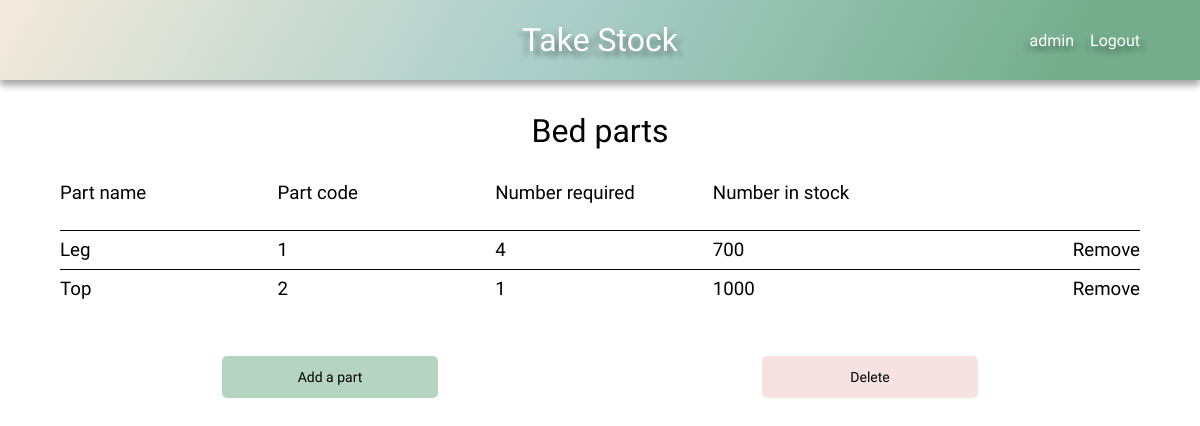
/product-detail/4 (signed in), run on the app's committed database.
### stock/models.py (models this page shows, shortened)
class Product(models.Model):
    name = models.CharField(max_length=100)
    stock_parts = models.ManyToManyField(Stock)
    company = models.ForeignKey(User, on_delete=models.CASCADE, default=1)
    def __str__(self):
        return f'{self.name}'

class Parts(models.Model):
    product_part_belongs_to = models.ForeignKey(
        Product, on_delete=models.CASCADE
        )
    item = models.ForeignKey(
        Stock,
        on_delete=models.CASCADE
        )
    number_required = models.IntegerField()
    company = models.ForeignKey(User, on_delete=models.CASCADE, default=1)

class Stock(models.Model):
    name = models.CharField(max_length=100)
    code = models.CharField(max_length=100)
    number_in_stock = models.IntegerField()
    company = models.ForeignKey(User, on_delete=models.CASCADE, default=1)

### stock/views.py (the view)
# urls.py: path('product-detail/<int:pk>', product_detail, name='product-detail'),
def product_detail(request, pk):
    default_user = request.user
    product_parts = Parts.objects.filter(
        company=default_user).filter(product_part_belongs_to=pk)
    product = Product.objects.filter(
        company=default_user).filter(id=pk).first()
    context = {
        'product_parts': product_parts,
        'product': product,
    }
    return render(request, 'product_detail.html', context)

### stock/context_processors.py (called while the page is built)
def base(request):
    default_user = request.user
    return ({
        'default_user': default_user
        })

### stock/templates/product_detail.html
{% extends 'base.html' %}
{% load static %}
{% block head %}
    <link rel="stylesheet" href="{% static 'css/grid.css' %}">
{% endblock %}
{% block content %}
    <h1 class="center">{{ product }} parts</h1>
    {% if not product_parts %}
        <h2 class="center">This product has no parts!</h2>
    {% else %}
        <div class="grid">
            <div class="grid-headings grid-5">
                <h3>Part name</h3>
                <h3>Part code</h3>
                <h3>Number required</h3>
                <h3>Number in stock</h3>
            </div>
            {% for part in product_parts %}
                <div class="grid-row grid-5">
                    <div class="item-name-content">
                        <h3>{{ part.item.name }}</h3>
                    </div>
                    <div class="item-code-content">
                        <h3>{{ part.item.code }}</h3>
                    </div>
                    <div class="item-required-content">
                        <h3>{{ part.number_required }}</h3>
                    </div>
                    <div class="item-number-content">
                        <h3>{{ part.item.number_in_stock }}</h3>
                    </div>
                    <div class="update">
                        <h3><a href="{% url 'delete-part' part.id %}">Remove</a></h3>
                    </div>
                </div>
            {% endfor %}
    {% endif %}
            <div class="grid-buttons">
                <a class="btn grid-btn btn-submit btn-hover" href="{% url 'add_more_parts' product.pk %}">Add a part</a>
                <a class="btn grid-btn btn-delete btn-hover" href="{% url 'delete-product' product.id %}">Delete</a>
            </div>
        </div>
{% endblock %}

### stock/templates/base.html (shortened to what this page needs)
{% load static %}
<!DOCTYPE html>
<html lang="en">
<head>
    <link rel="stylesheet" href="{% static 'css/style.css' %}">
    {% block head %}
    {% endblock %}
</head>
<body>
    <header class="main-header">
        <h1><a href="{% url 'home' %}">Take Stock</a></h1>
        <div class="user-nav">
            {% if user.is_authenticated %}
                <div id="dropdown">{{ default_user }}
                </div>
                <a href="{% url 'logout' %}">Logout</a>
            {% else %}
                <a href="{% url 'login' %}">Login</a>
                <a href="{% url 'register' %}">Register</a>
            {% endif %}
        </div>
    </header>
    {% block content %}
    {% endblock %}
</body>
</html>

### static/css/style.css (style rules this page uses)
:root { --clr-mix-calm: 120deg, #f1e9dc 2%, #aacec9, #73ad8b 90%; --shadow: 0 10px 20px 0 rgba(0, 0, 0, .2), 0 10px 20px 0 rgba(0, 0, 0, .2); --shadow-s: 0 5px 7px 0 rgba(0, 0, 0, .2), 0 5px 7px 0 rgba(0, 0, 0, .2); --shadow-l: 0 20px 30px 0 rgba(0, 0, 0, .2), 0 20px 30px 0 rgba(0, 0, 0, .2); --shadow-tl: 5px 5px 5px rgba(0, 0, 0, .2), -5px 5px 5px rgba(0, 0, 0, .2); --header-height: 5em; --hover: .522; --btn-submit: hsla(145, 26%, 56%, var(--hover)); --btn-delete: hsla(0, 58%, 86%, var(--hover)); }
*, *::before, *::after { margin: 0; padding: 0; box-sizing: border-box; text-decoration: none; list-style-type: none; color: #000000; font-family: 'Nanum Gothic', 'Gill Sans', 'Gill Sans MT', Calibri, 'Trebuchet MS', sans-serif; font-weight: 300; }
body { overflow-x: hidden; }
h1, .center, .add-new { width: max-content; margin: 1em auto; }
.main-header { display: flex; justify-content: center; align-items: center; height: var(--header-height); background: linear-gradient(var(--clr-mix-calm)); box-shadow: var(--shadow-s); position: relative; }
.main-header h1 a { color: #FFFFFF; text-shadow: var(--shadow-tl); }
.btn { border: none; font-size: 14px; }
.btn-delete { background-color: var(--btn-delete); }
.btn-submit { background-color: var(--btn-submit); }
.user-nav { max-width: 20%; display: flex; justify-content: space-between; gap: 1em; position: absolute; right: 5%; }
.user-nav div, .user-nav a { color: #FFFFFF; text-shadow: var(--shadow-tl); }
#dropdown { position: relative; cursor: pointer; }
@media screen and (min-width: 1200px) { body { max-width: 1200px; min-height: 100vh; margin: 0 auto; box-shadow: var(--shadow-l); } }

### static/css/grid.css (style rules this page uses)
.grid { display: grid; min-width: 80%; max-width: 90%; margin: 2em auto; grid-auto-flow: row; }
.grid-headings { display: grid; height: 3em; }
.grid-row { display: grid; align-items: center; grid-auto-flow: column; padding: .5em 0; border-top: 1px solid #000000; }
.grid-5 { grid-template-columns: repeat(5, 1fr); gap: .5em; }
.grid-4 > *, .grid-5 > * { max-width: 100%; overflow-x: scroll; }
.update { text-align: end; }
.grid-buttons { display: flex; justify-content: space-around; padding: 3em 0; }
.grid-buttons a { width: 20%; }
.grid-btn { width: 20%; height: 3em; border-radius: 5px; display: flex; align-items: center; justify-content: center; }

### data on the page
Product: name "Bed"
Parts: item.name "Leg", item.code "1", number_required "4", item.number_in_stock "700"
Parts: item.name "Top", item.code "2", number_required "1", item.number_in_stock "1000"

### other printed values
{{ default_user }} "admin"
